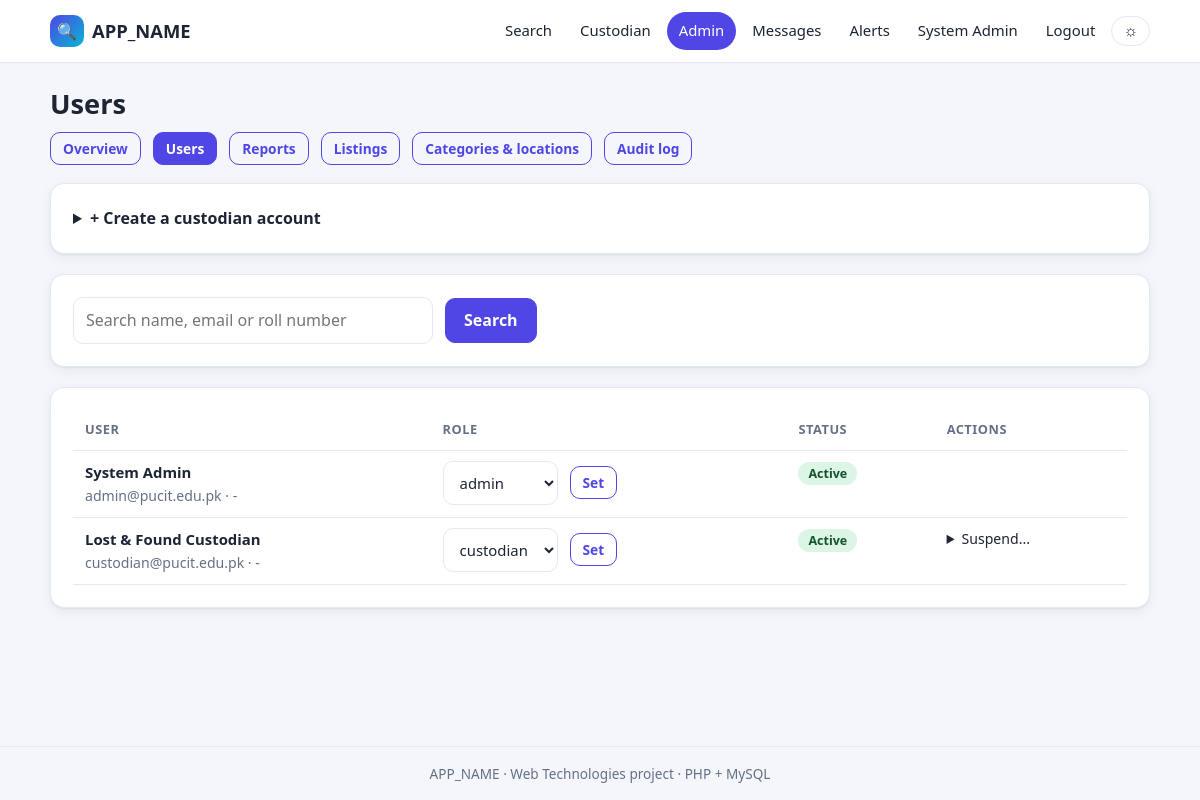
The page /admin/users.php (signed in) on the database its author committed.
### tables this page shows
CREATE TABLE users (
  user_id           INT UNSIGNED AUTO_INCREMENT PRIMARY KEY,
  student_id        VARCHAR(20)  NULL UNIQUE,               
  full_name         VARCHAR(100) NOT NULL,
  email             VARCHAR(150) NOT NULL UNIQUE,           
  password_hash     VARCHAR(255) NOT NULL,
  phone             VARCHAR(20)  NULL,
  role              ENUM('student','custodian','admin') NOT NULL DEFAULT 'student',
  account_status    ENUM('active','suspended','deactivated') NOT NULL DEFAULT 'active',
  suspended_until   DATETIME     NULL,                      
  suspension_reason VARCHAR(255) NULL,
  created_at        DATETIME DEFAULT CURRENT_TIMESTAMP
);

### public/admin/users.php (the view, shortened to what this page needs)
<?php
$u   = requireRole('admin');
$pdo = db();
$q = trim((string) ($_GET['q'] ?? ''));
$page = max(1, (int) ($_GET['page'] ?? 1));
$perPage = 20;
$where = '1=1'; $params = [];
$cnt = $pdo->prepare("SELECT COUNT(*) FROM users WHERE $where"); $cnt->execute($params);
$pages = max(1, (int) ceil($cnt->fetchColumn() / $perPage));
$page = min($page, $pages);
$stmt = $pdo->prepare("SELECT user_id, student_id, full_name, email, role, account_status, suspended_until, suspension_reason, created_at
                       FROM users WHERE $where ORDER BY user_id LIMIT " . (int) $perPage . ' OFFSET ' . (int) (($page - 1) * $perPage));
$stmt->execute($params);
$list = $stmt->fetchAll();
?>
<h1>Users</h1>
<details class="card">
    <summary>+ Create a custodian account</summary>
</details>
<form class="card row" method="get">
    <input type="search" name="q" value="<?= e($q) ?>" placeholder="Search name, email or roll number" style="max-width:360px">
    <button class="btn" type="submit">Search</button>
</form>
<div class="card table-wrap">
    <table>
        <thead><tr><th>User</th><th>Role</th><th>Status</th><th>Actions</th></tr></thead>
        <tbody>
        <?php foreach ($list as $r):
            $suspendedNow = $r['account_status'] === 'suspended' && ($r['suspended_until'] === null || strtotime($r['suspended_until']) > time()); ?>
            <tr>
                <td><strong><?= e($r['full_name']) ?></strong><br><span class="muted small"><?= e($r['email']) ?> &middot; <?= e($r['student_id'] ?? '-') ?></span></td>
                <td>
                    <form method="post" class="row" style="flex-wrap:nowrap">
                        <select name="role" style="width:auto">
                            <?php foreach (['student', 'custodian', 'admin'] as $role): ?><option value="<?= $role ?>" <?= $r['role'] === $role ? 'selected' : '' ?>><?= $role ?></option><?php endforeach; ?>
                        </select>
                        <button class="btn ghost small" type="submit">Set</button>
                    </form>
                </td>
                <td><?= badge($suspendedNow ? 'suspended' : ($r['account_status'] === 'suspended' ? 'active' : $r['account_status'])) ?>
                    <?php if ($suspendedNow): ?><br><span class="muted small"><?= $r['suspended_until'] ? 'until ' . e(fmt_dt($r['suspended_until'])) : 'open-ended' ?><br><?= e($r['suspension_reason'] ?? '') ?></span><?php endif; ?></td>
                <td>
                    <?php if ($r['account_status'] === 'suspended'): ?>
                        <form method="post" class="inline"><?= csrf_field() ?><input type="hidden" name="action" value="reactivate"><input type="hidden" name="user_id" value="<?= (int) $r['user_id'] ?>">
                            <button class="btn success small" type="submit">Reactivate</button></form>
                    <?php elseif ((int) $r['user_id'] !== (int) $u['user_id']): ?>
                        <details><summary class="small">Suspend...</summary>
                            </details>
                    <?php endif; ?>
                </td>
            </tr>
        <?php endforeach; ?>
        </tbody>
    </table>
</div>

### includes/helpers.php (shortened to what this page needs)
<?php
function e(?string $value): string
{
    return htmlspecialchars($value ?? '', ENT_QUOTES, 'UTF-8');
}
function status_label(string $s): string
{
    return ucwords(str_replace('_', ' ', $s));
}
function badge(string $status): string
{
    return '<span class="badge badge-' . e($status) . '">' . e(status_label($status)) . '</span>';
}

### public/assets/css/style.css (style rules this page uses)
:root { --bg: #f4f6fb; --card: #ffffff; --text: #1d2433; --muted: #667085; --border: #e3e8f2; --primary: #4f46e5; --primary-d: #3d36c4; --accent: #f59e0b; --ok: #16a34a; --warn: #d97706; --bad: #dc2626; --info: #0284c7; --shadow: 0 1px 2px rgba(16, 24, 40, .06), 0 4px 14px rgba(16, 24, 40, .06); --radius: 14px; }
* { box-sizing: border-box; }
html { scroll-behavior: smooth; }
body { margin: 0; font: 16px/1.55 system-ui, -apple-system, "Segoe UI", Roboto, sans-serif; background: var(--bg); color: var(--text); min-height: 100vh; display: flex; flex-direction: column; }
h1 { font-size: 1.7rem; margin: 0 0 .4em; line-height: 1.25; }
.muted { color: var(--muted); }
.small { font-size: .88rem; }
.card { background: var(--card); border: 1px solid var(--border); border-radius: var(--radius); padding: 22px; box-shadow: var(--shadow); margin-bottom: 20px; }
.row { display: flex; gap: 12px; flex-wrap: wrap; align-items: center; }
.btn, button.btn { display: inline-block; background: var(--primary); color: #fff; border: 1px solid var(--primary); padding: 9px 18px; border-radius: 10px; font: inherit; font-weight: 600; cursor: pointer; }
.btn.ghost { background: transparent; color: var(--primary); }
.btn.small { padding: 5px 12px; font-size: .86rem; }
input[type=text], input[type=email], input[type=password], input[type=date], input[type=datetime-local], input[type=number], input[type=search], select, textarea { width: 100%; padding: 10px 12px; border: 1px solid var(--border); border-radius: 10px; font: inherit; background: var(--card); color: var(--text); }
.badge { display: inline-block; padding: 2px 10px; border-radius: 999px; font-size: .78rem; font-weight: 700; background: var(--border); color: var(--text); }
.badge-open, .badge-found, .badge-approved, .badge-completed, .badge-recovered, .badge-active, .badge-resolved { background: #dcf5e5; color: #14532d; }
.table-wrap { overflow-x: auto; }
table { width: 100%; border-collapse: collapse; font-size: .93rem; }
th, td { text-align: left; padding: 10px 12px; border-bottom: 1px solid var(--border); vertical-align: top; }
th { color: var(--muted); font-size: .8rem; text-transform: uppercase; letter-spacing: .04em; }
details.card summary { cursor: pointer; font-weight: 700; }

### rows shown on the page
users: full_name "System Admin", email "admin@pucit.edu.pk", student "-", role "admin", account_status "Active"
users: full_name "Lost & Found Custodian", email "custodian@pucit.edu.pk", student "-", role "custodian", account_status "Active"

### other values the page prints
APP_NAME "APP_NAME"
$label "Search Custodian Admin Messages Alerts System Admin"
$label "Overview"
$label "Users"
$label "Reports"
$label "Listings"
$label "Categories & locations"
$label "Audit log"
